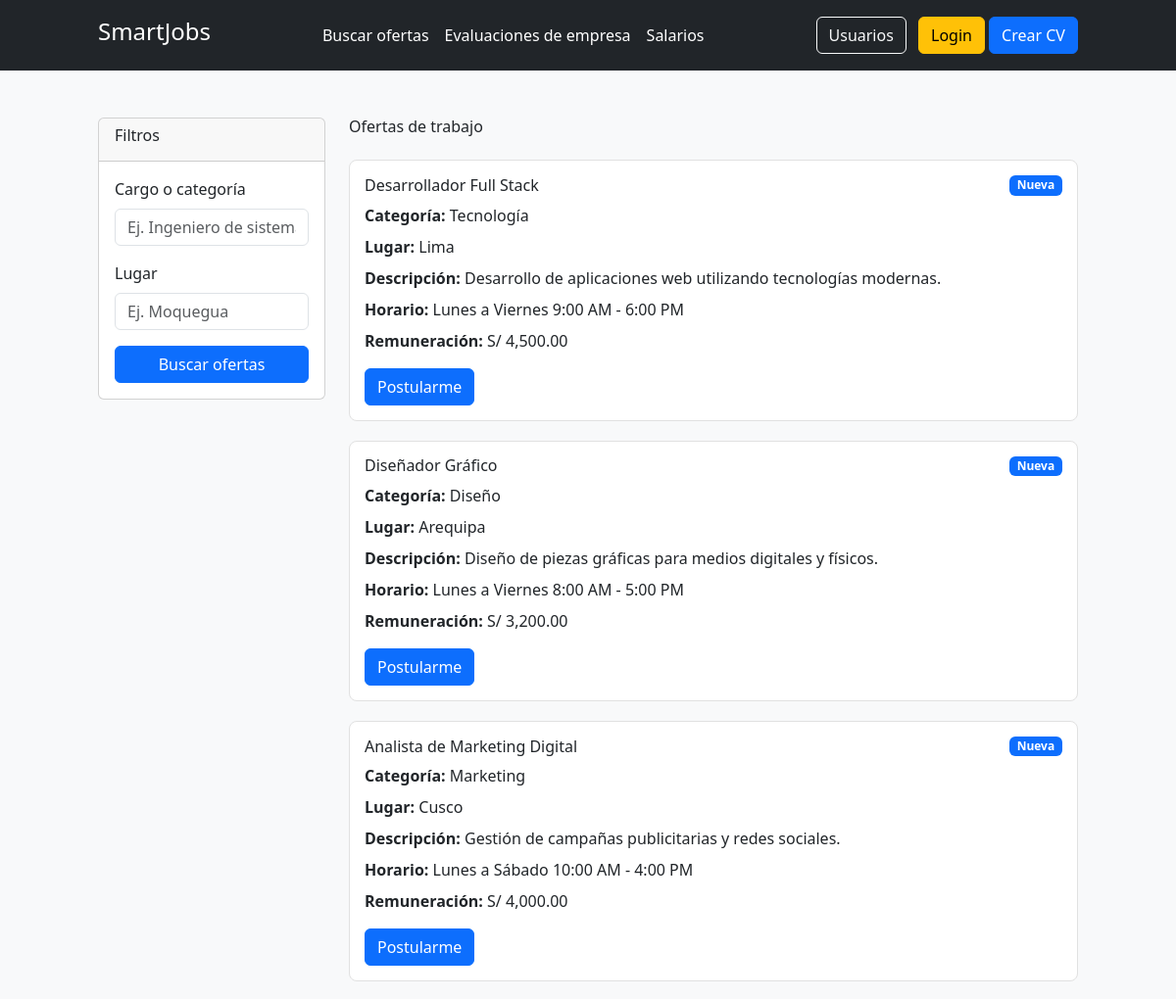
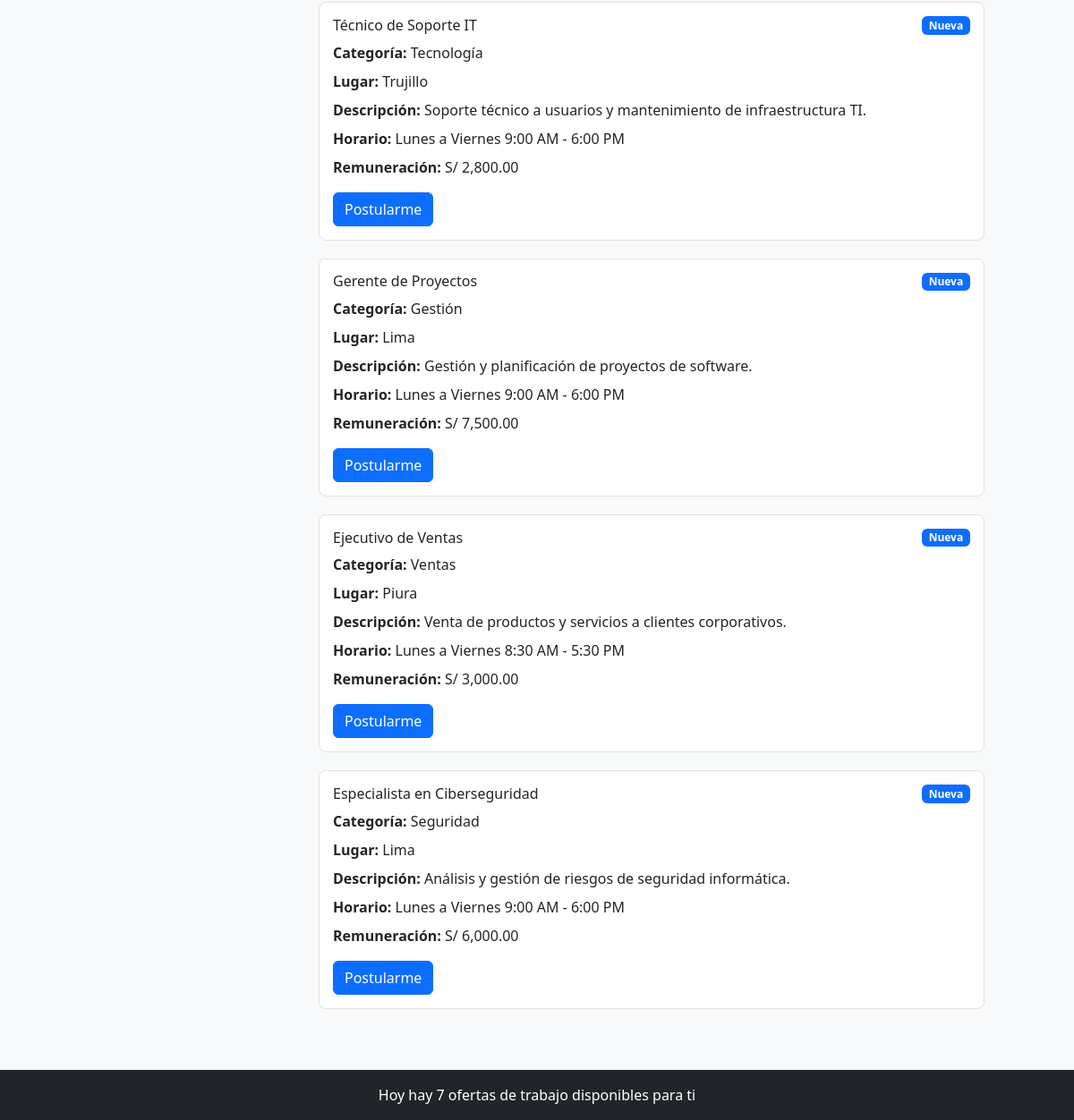
Screenshot of /source/usuarios/buscar.php with the database file from the repository (2 pictures, top to bottom).
### tables this page shows
CREATE TABLE IF NOT EXISTS oferta_laboral
(
    id           INT          NOT NULL AUTO_INCREMENT PRIMARY KEY,
    titulo       VARCHAR(255) NOT NULL,
    descripcion  TEXT,
    categoria    VARCHAR(100),
    lugar        VARCHAR(100),
    horario      VARCHAR(100),
    remuneracion DECIMAL(10, 2),
    id_empresa   VARCHAR(255)
);

### source/usuarios/buscar.php (called while the page is built, shortened)
<?php
$conexion = new mysqli(SERVIDOR, USUARIO, PASSWORD, BASE_DE_DATOS);
$categoria = isset($_GET['categoria']) ? $_GET['categoria'] : '';
$lugar = isset($_GET['lugar']) ? $_GET['lugar'] : '';
$sql = "SELECT * FROM oferta_laboral WHERE titulo LIKE ? AND lugar LIKE ?";
$stmt = $conexion->prepare($sql);
$likeCategoria = "%$categoria%";
$likeLugar = "%$lugar%";
$stmt->bind_param('ss', $likeCategoria, $likeLugar);
$stmt->execute();
$resultado = $stmt->get_result();
$ofertas = $resultado->fetch_all(MYSQLI_ASSOC);
include 'resultados.php';
?>

### source/usuarios/resultados.php (the view, shortened to what this page needs)
<!DOCTYPE html>
<html lang="es">
<head>
    <link href="https://cdn.jsdelivr.net/npm/bootstrap@5.3.0/dist/css/bootstrap.min.css" rel="stylesheet">
    <link href="https://cdnjs.cloudflare.com/ajax/libs/tailwindcss/2.2.19/tailwind.min.css" rel="stylesheet">
</head>
<body>
    <header class="p-3 bg-dark text-white">
        <div class="container">
            <div class="d-flex flex-wrap align-items-center justify-content-between">
                <a href="/" class="d-flex align-items-center mb-2 mb-lg-0 text-white text-decoration-none">
                    <h1 class="h4">SmartJobs</h1>
                </a>
                <ul class="nav">
                    <li><a href="#" class="nav-link px-2 text-white">Buscar ofertas</a></li>
                    <li><a href="#" class="nav-link px-2 text-white">Evaluaciones de empresa</a></li>
                    <li><a href="#" class="nav-link px-2 text-white">Salarios</a></li>
                </ul>
                <div class="text-end">
                    <a href="usuarios.php" class="btn btn-outline-light me-2">Usuarios</a>
                    <button type="button" class="btn btn-warning">Login</button>
                    <button type="button" class="btn btn-primary">Crear CV</button>
                </div>
            </div>
        </div>
    </header>
    <div class="container my-5">
        <div class="row">
            <div class="col-md-3">
                <div class="card">
                    <div class="card-header">
                        <h5 class="card-title">Filtros</h5>
                    </div>
                    <div class="card-body">
                        <form action="buscar.php" method="GET">
                            <div class="mb-3">
                                <label for="categoria" class="form-label">Cargo o categoría</label>
                                <input type="text" class="form-control" id="categoria" name="categoria" placeholder="Ej. Ingeniero de sistemas">
                            </div>
                            <div class="mb-3">
                                <label for="lugar" class="form-label">Lugar</label>
                                <input type="text" class="form-control" id="lugar" name="lugar" placeholder="Ej. Moquegua">
                            </div>
                            <button type="submit" class="btn btn-primary w-100">Buscar ofertas</button>
                        </form>
                    </div>
                </div>
            </div>
            <div class="col-md-9">
                <h2 class="mb-4">Ofertas de trabajo</h2>
                <?php if (!empty($ofertas)): ?>
                    <?php foreach ($ofertas as $oferta): ?>
                        <div class="job-card">
                            <div class="d-flex justify-content-between align-items-center mb-2">
                                <h5><?php echo htmlspecialchars($oferta['titulo']); ?></h5>
                                <span class="badge bg-primary">Nueva</span>
                            </div>
                            <p class="mb-2"><strong>Categoría:</strong> <?php echo htmlspecialchars($oferta['categoria']); ?></p>
                            <p class="mb-2"><strong>Lugar:</strong> <?php echo htmlspecialchars($oferta['lugar']); ?></p>
                            <p class="mb-2"><strong>Descripción:</strong> <?php echo htmlspecialchars($oferta['descripcion']); ?></p>
                            <p class="mb-2"><strong>Horario:</strong> <?php echo htmlspecialchars($oferta['horario']); ?></p>
                            <p class="mb-3"><strong>Remuneración:</strong> S/ <?php echo number_format($oferta['remuneracion'], 2); ?></p>
                            <a href="postular.php?id=<?php echo $oferta['id']; ?>" class="btn btn-primary">Postularme</a>
                        </div>
                    <?php endforeach; ?>
                <?php else: ?>
                    <p>No se encontraron ofertas de trabajo para los criterios de búsqueda proporcionados.</p>
                <?php endif; ?>
            </div>
        </div>
    </div>
    <footer class="mt-5 p-3 bg-dark text-white text-center">
        <p>Hoy hay <?php echo count($ofertas); ?> ofertas de trabajo disponibles para ti</p>
    </footer>
</body>
</html>

### source/usuarios/resultados.php (style rules this page uses)
body { background-color: #f8f9fa; }
.job-card { border: 1px solid #e1e1e1; border-radius: 8px; background-color: #ffffff; padding: 15px; margin-bottom: 20px; transition: box-shadow 0.3s ease; }

### rows the page displays
oferta_laboral: titulo "Desarrollador Full Stack", categoria "Tecnología", lugar "Lima", descripcion "Desarrollo de aplicaciones web utilizando tecnologías modernas.", horario "Lunes a Viernes 9:00 AM - 6:00 PM", remuneracion "4,500.00"
oferta_laboral: titulo "Diseñador Gráfico", categoria "Diseño", lugar "Arequipa", descripcion "Diseño de piezas gráficas para medios digitales y físicos.", horario "Lunes a Viernes 8:00 AM - 5:00 PM", remuneracion "3,200.00"
oferta_laboral: titulo "Analista de Marketing Digital", categoria "Marketing", lugar "Cusco", descripcion "Gestión de campañas publicitarias y redes sociales.", horario "Lunes a Sábado 10:00 AM - 4:00 PM", remuneracion "4,000.00"
oferta_laboral: titulo "Técnico de Soporte IT", categoria "Tecnología", lugar "Trujillo", descripcion "Soporte técnico a usuarios y mantenimiento de infraestructura TI.", horario "Lunes a Viernes 9:00 AM - 6:00 PM", remuneracion "2,800.00"
oferta_laboral: titulo "Gerente de Proyectos", categoria "Gestión", lugar "Lima", descripcion "Gestión y planificación de proyectos de software.", horario "Lunes a Viernes 9:00 AM - 6:00 PM", remuneracion "7,500.00"
oferta_laboral: titulo "Ejecutivo de Ventas", categoria "Ventas", lugar "Piura", descripcion "Venta de productos y servicios a clientes corporativos.", horario "Lunes a Viernes 8:30 AM - 5:30 PM", remuneracion "3,000.00"
oferta_laboral: titulo "Especialista en Ciberseguridad", categoria "Seguridad", lugar "Lima", descripcion "Análisis y gestión de riesgos de seguridad informática.", horario "Lunes a Viernes 9:00 AM - 6:00 PM", remuneracion "6,000.00"

### other values shown
count($ofertas) "7"
